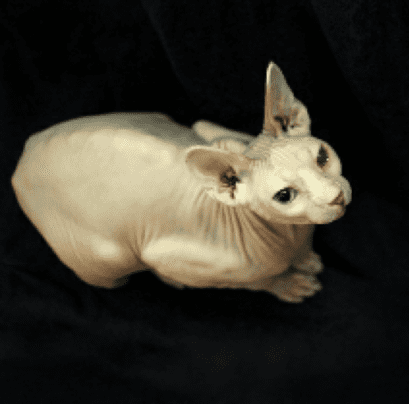
#> input picture python_/_4/image.png, 409 x 404 px, found by its file name
$ jupyter execute --allow-errors _2_SVM_digits.ipynb
#> lines starting #> are read from the running program, lines starting #| are printed output that depends on the picture
[cell 1]
import pandas as pd
import numpy as np
import cv2
import matplotlib.pyplot as plt
from sklearn.datasets import load_digits
from sklearn import svm

[cell 2]
digits = load_digits(n_class=10)

[cell 3]
main_data = digits['data']
targets = digits['target']

[cell 4]
main_data.shape

[cell 5]
svc = svm.SVC(gamma=.001, C=100)
svc.fit(main_data[:1500], targets[:1500])
svc.score(main_data[1501:], targets[1501:])

[cell 6]
predictions = svc.predict(main_data[1501:])
list(zip(predictions, targets[1501:]))

[cell 7]
img = cv2.imread("image.png", cv2.IMREAD_GRAYSCALE)
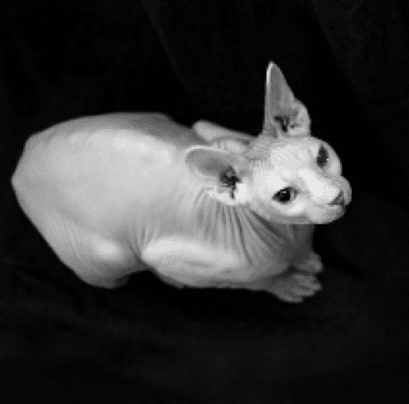
#> img: shape (404, 409); min 1, max 233, mean 51.8
img = cv2.resize(img, (64, 64))
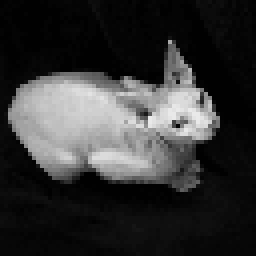
#> img: shape (64, 64) (shown 4 times larger); min 1, max 233, mean 51.7

[cell 8]
main_data[1504].reshape(1, -1).shape

[cell 9]
img.reshape(1, -1).shape
#> Out = (1, 4096)
